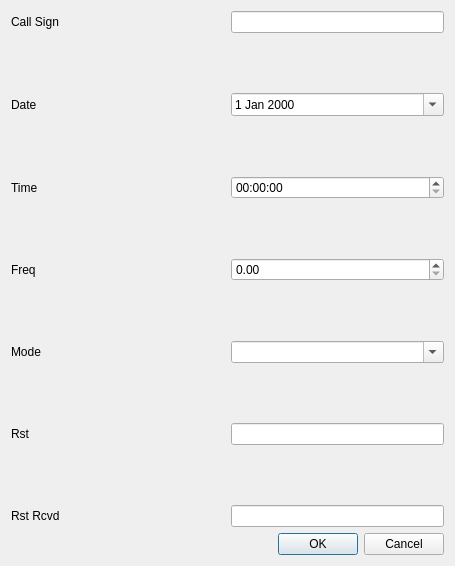
<?xml version="1.0" encoding="UTF-8"?>
<ui version="4.0">
 <class>AddQSODialogClass</class>
 <widget class="QDialog" name="AddQSODialogClass">
  <property name="geometry">
   <rect>
    <x>0</x>
    <y>0</y>
    <width>455</width>
    <height>566</height>
   </rect>
  </property>
  <property name="windowTitle">
   <string>Add QSO</string>
  </property>
  <layout class="QVBoxLayout" name="verticalLayout">
   <item>
    <layout class="QVBoxLayout" name="verticalLayout_2">
     <item>
      <layout class="QHBoxLayout" name="horizontalLayout_3">
       <item>
        <widget class="QLabel" name="label_7">
         <property name="sizePolicy">
          <sizepolicy hsizetype="Expanding" vsizetype="Preferred">
           <horstretch>0</horstretch>
           <verstretch>0</verstretch>
          </sizepolicy>
         </property>
         <property name="minimumSize">
          <size>
           <width>50</width>
           <height>0</height>
          </size>
         </property>
         <property name="maximumSize">
          <size>
           <width>1677215</width>
           <height>16777215</height>
          </size>
         </property>
         <property name="text">
          <string>Call Sign</string>
         </property>
        </widget>
       </item>
       <item>
        <widget class="QLineEdit" name="callSignLineEdit"/>
       </item>
      </layout>
     </item>
     <item>
      <spacer name="verticalSpacer">
       <property name="orientation">
        <enum>Qt::Orientation::Vertical</enum>
       </property>
       <property name="sizeHint" stdset="0">
        <size>
         <width>20</width>
         <height>40</height>
        </size>
       </property>
      </spacer>
     </item>
     <item>
      <layout class="QHBoxLayout" name="horizontalLayout_9">
       <item>
        <widget class="QLabel" name="label_6">
         <property name="sizePolicy">
          <sizepolicy hsizetype="Expanding" vsizetype="Preferred">
           <horstretch>0</horstretch>
           <verstretch>0</verstretch>
          </sizepolicy>
         </property>
         <property name="minimumSize">
          <size>
           <width>50</width>
           <height>0</height>
          </size>
         </property>
         <property name="text">
          <string>Date</string>
         </property>
        </widget>
       </item>
       <item>
        <widget class="QDateEdit" name="dateEdit">
         <property name="sizePolicy">
          <sizepolicy hsizetype="Expanding" vsizetype="Fixed">
           <horstretch>0</horstretch>
           <verstretch>0</verstretch>
          </sizepolicy>
         </property>
         <property name="calendarPopup">
          <bool>true</bool>
         </property>
        </widget>
       </item>
      </layout>
     </item>
     <item>
      <spacer name="verticalSpacer_2">
       <property name="orientation">
        <enum>Qt::Orientation::Vertical</enum>
       </property>
       <property name="sizeHint" stdset="0">
        <size>
         <width>20</width>
         <height>40</height>
        </size>
       </property>
      </spacer>
     </item>
     <item>
      <layout class="QHBoxLayout" name="horizontalLayout_8">
       <item>
        <widget class="QLabel" name="label_5">
         <property name="sizePolicy">
          <sizepolicy hsizetype="Expanding" vsizetype="Preferred">
           <horstretch>0</horstretch>
           <verstretch>0</verstretch>
          </sizepolicy>
         </property>
         <property name="minimumSize">
          <size>
           <width>50</width>
           <height>0</height>
          </size>
         </property>
         <property name="text">
          <string>Time</string>
         </property>
        </widget>
       </item>
       <item>
        <widget class="QTimeEdit" name="timeEdit">
         <property name="sizePolicy">
          <sizepolicy hsizetype="Expanding" vsizetype="Fixed">
           <horstretch>0</horstretch>
           <verstretch>0</verstretch>
          </sizepolicy>
         </property>
         <property name="displayFormat">
          <string>HH:mm:ss</string>
         </property>
         <property name="calendarPopup">
          <bool>true</bool>
         </property>
        </widget>
       </item>
      </layout>
     </item>
     <item>
      <spacer name="verticalSpacer_3">
       <property name="orientation">
        <enum>Qt::Orientation::Vertical</enum>
       </property>
       <property name="sizeHint" stdset="0">
        <size>
         <width>20</width>
         <height>40</height>
        </size>
       </property>
      </spacer>
     </item>
     <item>
      <layout class="QHBoxLayout" name="horizontalLayout_7">
       <item>
        <widget class="QLabel" name="label_4">
         <property name="sizePolicy">
          <sizepolicy hsizetype="Expanding" vsizetype="Preferred">
           <horstretch>0</horstretch>
           <verstretch>0</verstretch>
          </sizepolicy>
         </property>
         <property name="minimumSize">
          <size>
           <width>50</width>
           <height>0</height>
          </size>
         </property>
         <property name="text">
          <string>Freq</string>
         </property>
        </widget>
       </item>
       <item>
        <widget class="QDoubleSpinBox" name="freqDoubleSpinBox">
         <property name="sizePolicy">
          <sizepolicy hsizetype="Expanding" vsizetype="Fixed">
           <horstretch>0</horstretch>
           <verstretch>0</verstretch>
          </sizepolicy>
         </property>
         <property name="maximum">
          <double>7500000.000000000000000</double>
         </property>
        </widget>
       </item>
      </layout>
     </item>
     <item>
      <spacer name="verticalSpacer_4">
       <property name="orientation">
        <enum>Qt::Orientation::Vertical</enum>
       </property>
       <property name="sizeHint" stdset="0">
        <size>
         <width>20</width>
         <height>40</height>
        </size>
       </property>
      </spacer>
     </item>
     <item>
      <layout class="QHBoxLayout" name="horizontalLayout_6">
       <item>
        <widget class="QLabel" name="label_3">
         <property name="sizePolicy">
          <sizepolicy hsizetype="Expanding" vsizetype="Preferred">
           <horstretch>0</horstretch>
           <verstretch>0</verstretch>
          </sizepolicy>
         </property>
         <property name="minimumSize">
          <size>
           <width>50</width>
           <height>0</height>
          </size>
         </property>
         <property name="text">
          <string>Mode</string>
         </property>
        </widget>
       </item>
       <item>
        <widget class="QComboBox" name="modeComboBox">
         <property name="sizePolicy">
          <sizepolicy hsizetype="Expanding" vsizetype="Fixed">
           <horstretch>0</horstretch>
           <verstretch>0</verstretch>
          </sizepolicy>
         </property>
         <property name="editable">
          <bool>true</bool>
         </property>
        </widget>
       </item>
      </layout>
     </item>
     <item>
      <spacer name="verticalSpacer_5">
       <property name="orientation">
        <enum>Qt::Orientation::Vertical</enum>
       </property>
       <property name="sizeHint" stdset="0">
        <size>
         <width>20</width>
         <height>40</height>
        </size>
       </property>
      </spacer>
     </item>
     <item>
      <layout class="QHBoxLayout" name="horizontalLayout_5">
       <item>
        <widget class="QLabel" name="label">
         <property name="sizePolicy">
          <sizepolicy hsizetype="Expanding" vsizetype="Preferred">
           <horstretch>0</horstretch>
           <verstretch>0</verstretch>
          </sizepolicy>
         </property>
         <property name="minimumSize">
          <size>
           <width>50</width>
           <height>0</height>
          </size>
         </property>
         <property name="text">
          <string>Rst</string>
         </property>
        </widget>
       </item>
       <item>
        <widget class="QLineEdit" name="rstLineEdit"/>
       </item>
      </layout>
     </item>
     <item>
      <spacer name="verticalSpacer_6">
       <property name="orientation">
        <enum>Qt::Orientation::Vertical</enum>
       </property>
       <property name="sizeHint" stdset="0">
        <size>
         <width>20</width>
         <height>40</height>
        </size>
       </property>
      </spacer>
     </item>
     <item>
      <layout class="QHBoxLayout" name="horizontalLayout">
       <item>
        <widget class="QLabel" name="label_2">
         <property name="sizePolicy">
          <sizepolicy hsizetype="Expanding" vsizetype="Preferred">
           <horstretch>0</horstretch>
           <verstretch>0</verstretch>
          </sizepolicy>
         </property>
         <property name="minimumSize">
          <size>
           <width>50</width>
           <height>0</height>
          </size>
         </property>
         <property name="text">
          <string>Rst Rcvd</string>
         </property>
        </widget>
       </item>
       <item>
        <widget class="QLineEdit" name="rstRcvdLineEdit"/>
       </item>
      </layout>
     </item>
    </layout>
   </item>
   <item>
    <widget class="QDialogButtonBox" name="buttonBox">
     <property name="orientation">
      <enum>Qt::Orientation::Horizontal</enum>
     </property>
     <property name="standardButtons">
      <set>QDialogButtonBox::StandardButton::Cancel|QDialogButtonBox::StandardButton::Ok</set>
     </property>
    </widget>
   </item>
  </layout>
 </widget>
 <resources/>
 <connections>
  <connection>
   <sender>buttonBox</sender>
   <signal>accepted()</signal>
   <receiver>AddQSODialogClass</receiver>
   <slot>accept()</slot>
   <hints>
    <hint type="sourcelabel">
     <x>248</x>
     <y>254</y>
    </hint>
    <hint type="destinationlabel">
     <x>157</x>
     <y>274</y>
    </hint>
   </hints>
  </connection>
  <connection>
   <sender>buttonBox</sender>
   <signal>rejected()</signal>
   <receiver>AddQSODialogClass</receiver>
   <slot>reject()</slot>
   <hints>
    <hint type="sourcelabel">
     <x>316</x>
     <y>260</y>
    </hint>
    <hint type="destinationlabel">
     <x>286</x>
     <y>274</y>
    </hint>
   </hints>
  </connection>
 </connections>
</ui>
